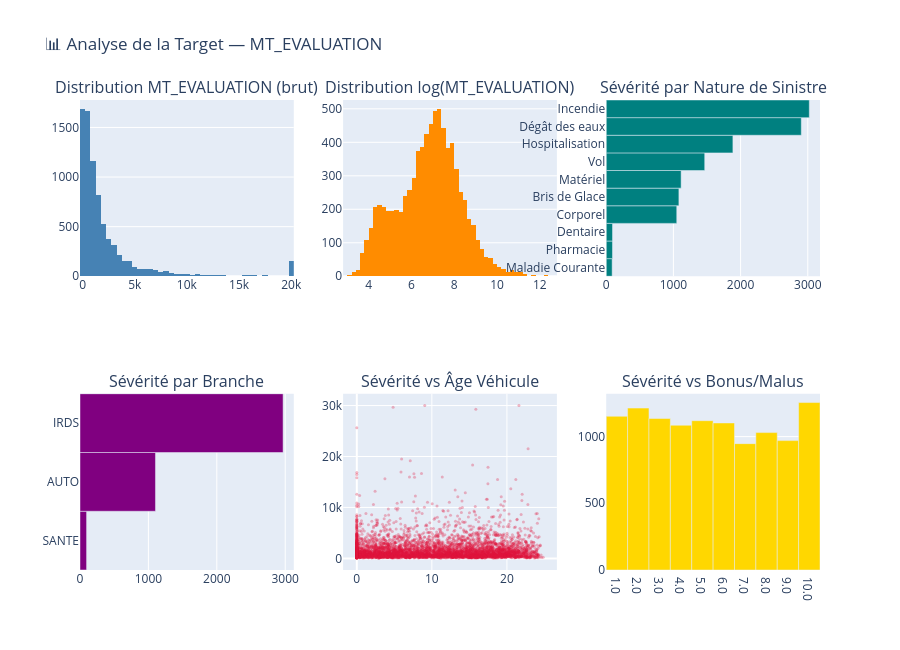

Write notebook code for a chart like this one.
### Markdown cell above
## 3. Analyse de la Target — MT_EVALUATION

### Code cell
fig = make_subplots(rows=2, cols=3, subplot_titles=[
    'Distribution MT_EVALUATION (brut)',
    'Distribution log(MT_EVALUATION)',
    'Sévérité par Nature de Sinistre',
    'Sévérité par Branche',
    'Sévérité vs Âge Véhicule',
    'Sévérité vs Bonus/Malus'
])

# Distribution brute
fig.add_trace(go.Histogram(x=df['MT_EVALUATION'].clip(0, 20000), nbinsx=80,
                            marker_color='steelblue', name='Brut'), row=1, col=1)

# Log-normale
fig.add_trace(go.Histogram(x=np.log1p(df['MT_EVALUATION']), nbinsx=60,
                            marker_color='darkorange', name='Log'), row=1, col=2)

# Par nature
nature_med = df.groupby('NATURE_SINISTRE')['MT_EVALUATION'].median().sort_values()
fig.add_trace(go.Bar(x=nature_med.values, y=nature_med.index,
                     orientation='h', marker_color='teal', name='Par Nature'), row=1, col=3)

# Par branche
branch_med = df.groupby('BRANCHE')['MT_EVALUATION'].median().sort_values()
fig.add_trace(go.Bar(x=branch_med.values, y=branch_med.index,
                     orientation='h', marker_color='purple', name='Par Branche'), row=2, col=1)

# Sévérité vs âge véhicule
fig.add_trace(go.Scatter(x=df['AGE_VEHICULE'].dropna(),
                          y=df.loc[df['AGE_VEHICULE'].notna(), 'MT_EVALUATION'].clip(0, 30000),
                          mode='markers', marker=dict(size=3, opacity=0.3, color='crimson'),
                          name='Age vs Sév'), row=2, col=2)

# Bonus/Malus
bm_med = df.groupby('BONUS_MALUS')['MT_EVALUATION'].median().reset_index().dropna()
fig.add_trace(go.Bar(x=bm_med['BONUS_MALUS'].astype(str), y=bm_med['MT_EVALUATION'],
                     marker_color='gold', name='Bonus/Malus'), row=2, col=3)

fig.update_layout(height=650, title_text='📊 Analyse de la Target — MT_EVALUATION',
                  showlegend=False)
fig.show()

print(f'Skewness brut   : {df["MT_EVALUATION"].skew():.2f}')
print(f'Skewness log+1  : {np.log1p(df["MT_EVALUATION"]).skew():.2f}')
print('\n→ On va entraîner les modèles sur log(MT_EVALUATION) et back-transformer les prédictions')

### Figure 1 — Plotly figure (JSON) as saved in the notebook; plotly's stock layout.template omitted (floating-point values rounded to 4 significant figures; data arrays with more than 128 entries replaced by an {"elided": "..."} marker saying what was removed)
{"data": [{"marker": {"color": "steelblue"}, "name": "Brut", "nbinsx": 80, "type": "histogram", "x": {"elided": "8000 float values"}, "xaxis": "x", "yaxis": "y"}, {"marker": {"color": "darkorange"}, "name": "Log", "nbinsx": 60, "type": "histogram", "x": {"elided": "8000 float values"}, "xaxis": "x2", "yaxis": "y2"}, {"marker": {"color": "teal"}, "name": "Par Nature", "orientation": "h", "type": "bar", "x": [88.34, 93.08, 93.73, 1050.0, 1082.0, 1115.0, 1466.0, 1886.0, 2904.0, 3023.0], "xaxis": "x3", "y": ["Maladie Courante", "Pharmacie", "Dentaire", "Corporel", "Bris de Glace", "Matériel", "Vol", "Hospitalisation", "Dégât des eaux", "Incendie"], "yaxis": "y3"}, {"marker": {"color": "purple"}, "name": "Par Branche", "orientation": "h", "type": "bar", "x": [96.35, 1103.0, 2969.0], "xaxis": "x4", "y": ["SANTE", "AUTO", "IRDS"], "yaxis": "y4"}, {"marker": {"color": "crimson", "opacity": 0.3, "size": 3}, "mode": "markers", "name": "Age vs Sév", "type": "scatter", "x": {"elided": "4842 float values"}, "xaxis": "x5", "y": {"elided": "4842 float values"}, "yaxis": "y5"}, {"marker": {"color": "gold"}, "name": "Bonus/Malus", "type": "bar", "x": ["1.0", "2.0", "3.0", "4.0", "5.0", "6.0", "7.0", "8.0", "9.0", "10.0"], "xaxis": "x6", "y": [1152.0, 1213.0, 1135.0, 1085.0, 1119.0, 1102.0, 947.0, 1030.0, 969.9, 1255.0], "yaxis": "y6"}], "layout": {"annotations": [{"font": {"size": 16}, "showarrow": false, "text": "Distribution MT_EVALUATION (brut)", "x": 0.1444, "xanchor": "center", "xref": "paper", "y": 1, "yanchor": "bottom", "yref": "paper"}, {"font": {"size": 16}, "showarrow": false, "text": "Distribution log(MT_EVALUATION)", "x": 0.5, "xanchor": "center", "xref": "paper", "y": 1, "yanchor": "bottom", "yref": "paper"}, {"font": {"size": 16}, "showarrow": false, "text": "Sévérité par Nature de Sinistre", "x": 0.8556, "xanchor": "center", "xref": "paper", "y": 1, "yanchor": "bottom", "yref": "paper"}, {"font": {"size": 16}, "showarrow": false, "text": "Sévérité par Branche", "x": 0.1444, "xanchor": "center", "xref": "paper", "y": 0.375, "yanchor": "bottom", "yref": "paper"}, {"font": {"size": 16}, "showarrow": false, "text": "Sévérité vs Âge Véhicule", "x": 0.5, "xanchor": "center", "xref": "paper", "y": 0.375, "yanchor": "bottom", "yref": "paper"}, {"font": {"size": 16}, "showarrow": false, "text": "Sévérité vs Bonus/Malus", "x": 0.8556, "xanchor": "center", "xref": "paper", "y": 0.375, "yanchor": "bottom", "yref": "paper"}], "height": 650, "showlegend": false, "title": {"text": "📊 Analyse de la Target — MT_EVALUATION"}, "xaxis": {"anchor": "y", "domain": [0, 0.2889]}, "xaxis2": {"anchor": "y2", "domain": [0.3556, 0.6444]}, "xaxis3": {"anchor": "y3", "domain": [0.7111, 1]}, "xaxis4": {"anchor": "y4", "domain": [0, 0.2889]}, "xaxis5": {"anchor": "y5", "domain": [0.3556, 0.6444]}, "xaxis6": {"anchor": "y6", "domain": [0.7111, 1]}, "yaxis": {"anchor": "x", "domain": [0.625, 1]}, "yaxis2": {"anchor": "x2", "domain": [0.625, 1]}, "yaxis3": {"anchor": "x3", "domain": [0.625, 1]}, "yaxis4": {"anchor": "x4", "domain": [0, 0.375]}, "yaxis5": {"anchor": "x5", "domain": [0, 0.375]}, "yaxis6": {"anchor": "x6", "domain": [0, 0.375]}}}
